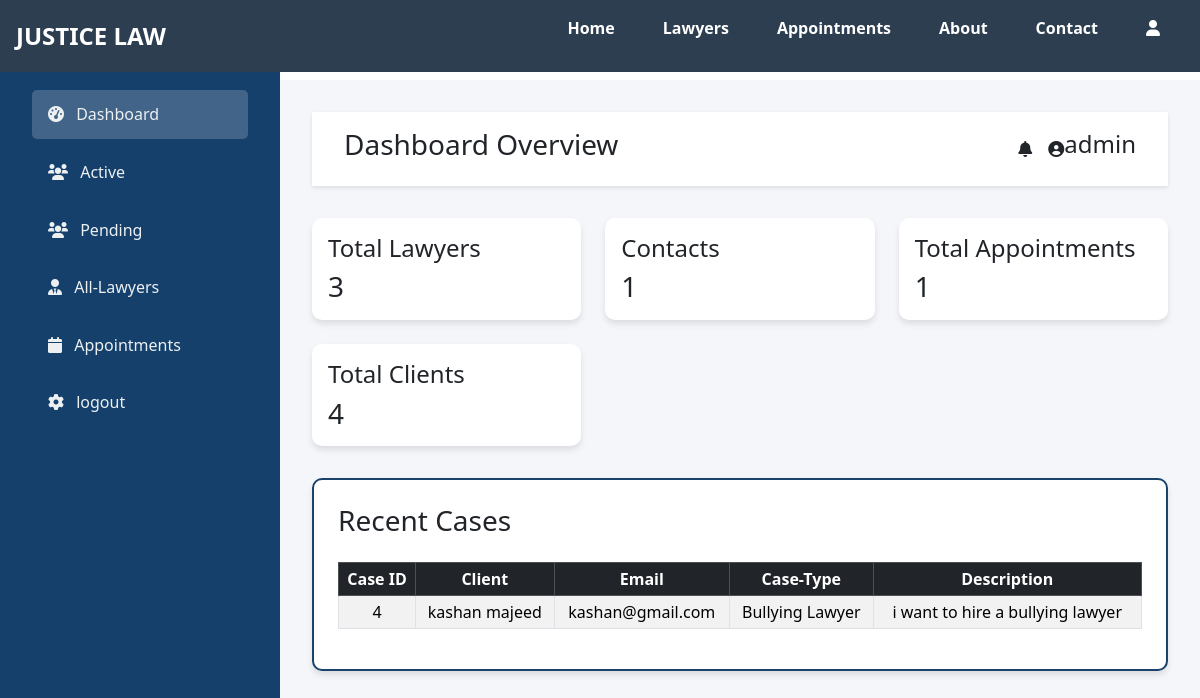
/admin-panel.php (signed in), run on an earlier commit of the app's database.
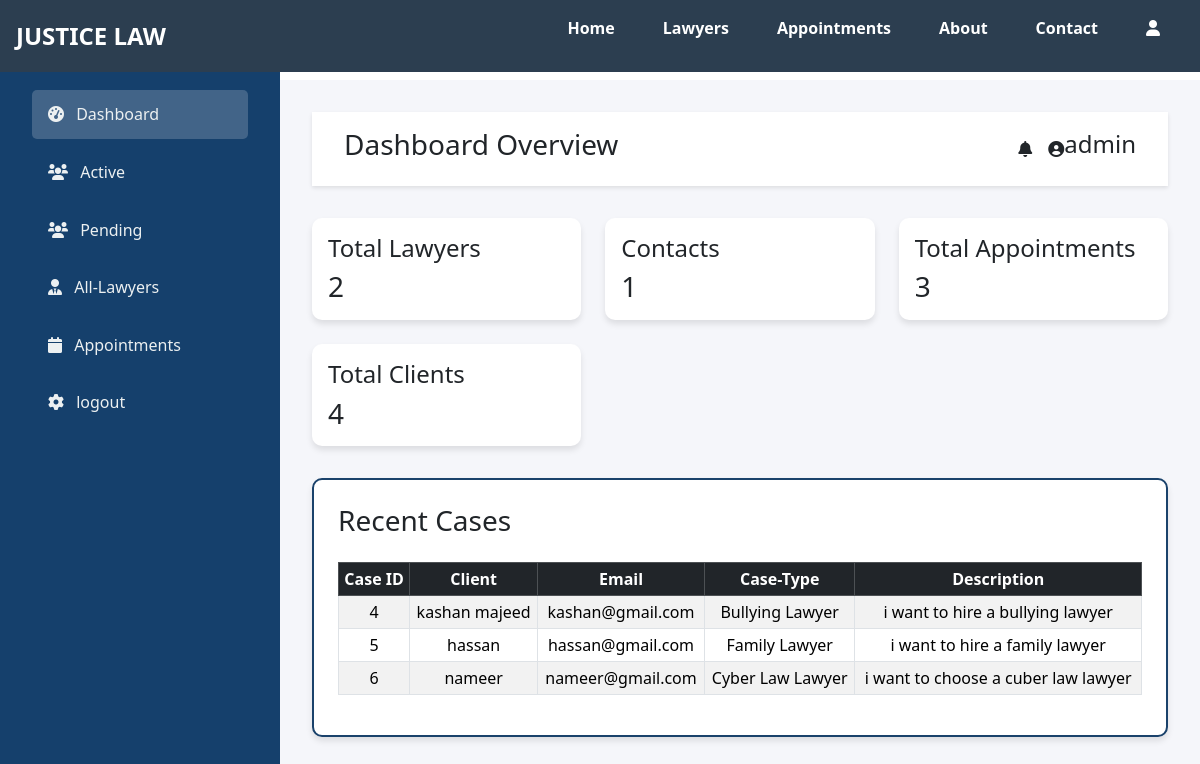
And on a later commit of the database.
### tables this page shows
CREATE TABLE `appointments` (
  `id` int(11) NOT NULL,
  `client_id` int(11) NOT NULL,
  `lawyer_id` int(11) NOT NULL,
  `name` varchar(55) NOT NULL,
  `email` varchar(55) NOT NULL,
  `password` int(11) NOT NULL,
  `lawyer_type` varchar(55) NOT NULL,
  `details` varchar(500) NOT NULL,
  `status` int(11) NOT NULL
);

### admin-panel.php (the view, shortened to what the changed rows need)
<!DOCTYPE html>
<html lang="en">
<head>
    <link href="https://cdn.jsdelivr.net/npm/bootstrap@5.3.2/dist/css/bootstrap.min.css" rel="stylesheet">
    <link href="https://cdnjs.cloudflare.com/ajax/libs/font-awesome/6.0.0/css/all.min.css" rel="stylesheet">
</head>
<body>
    <?php include 'navbar.php' ?>
    <div class="admin-container">
        <div class="admin-content">
            <div class="admin-header d-flex justify-content-between align-items-center">
                <div class="d-flex align-items-center g-2">
                    <i class="fas fa-bell me-3 "></i>
                    <i class="fas fa-user-circle"></i>
                    <h4><?php
                        include 'dbconnect.php';
                        $query = "SELECT * FROM `admin`;";
                        $exe = mysqli_query($conn,$query);
                        while($row = mysqli_fetch_assoc($exe)){
                            echo $row['name'];
                        }
                        ?></h4>
                </div>
            </div>
            <div class="stats-grid">
                <div class="stat-card">
                    <h4>Total Lawyers</h4>
                    <h3 class="mb-0">
                        <?php
                            include 'dbconnect.php';
                            $query = "SELECT * FROM lawyers";
                            $exe = mysqli_query($conn,$query);
                            $row = mysqli_num_rows($exe);
                            echo "$row"
                            ?>
                    </h3>
                </div>
                <div class="stat-card">
                    <h4>Total Appointments</h4>
                    <h3 class="mb-0">
                        <?php
                            include 'dbconnect.php';
                            $query = "SELECT * FROM appointments";
                            $exe = mysqli_query($conn,$query);
                            $row = mysqli_num_rows($exe);
                            echo "$row"
                            ?>
                    </h3>
                </div>
                <div class="stat-card">
                    <h4>Total Clients</h4>
                    <h3 class="mb-0"><?php
                    include 'dbconnect.php';
                    $query = "SELECT * FROM appointments";
                    $exe = mysqli_query($conn,$query);
                    $row = mysqli_fetch_assoc($exe);
                    echo "$row[id]"
                    ?></h3>
                </div>
            </div>
            <div class="vip-table">
                <table class="table table-striped table-bordered table-hover table-responsive table-sm">
                    <thead class="table-dark text-center align-middle ">
                        <tr>
                            <th>Case ID</th>
                            <th>Client</th>
                            <th>Email</th>
                            <th>Case-Type</th>
                            <th>Description</th>
                        </tr>
                    </thead>
                    <tbody class="text-center">
                        <?php
                        include 'dbconnect.php';
                        $query = "SELECT * FROM appointments";
                        $result = mysqli_query($conn, $query);
                        while ($row = mysqli_fetch_assoc($result)) {
                        ?>
                        <tr>
                            <td><?php echo $row['id']; ?></td>
                            <td><?php echo $row['name']; ?></td>
                            <td><?php echo $row['email']; ?></td>
                            <td><?php echo $row['lawyer_type']; ?></td>
                            <td><?php echo $row['details']; ?></td>
                        </tr>
                        <?php
                    }
                    ?>
                </tbody>
                </table>
            </div>
        </div>
    </div>
</body>
</html>

What changed in the data, as far as the page shows it:
added appointments: id "5", name "hassan", email "hassan@gmail.com", lawyer_type "Family Lawyer", details "i want to hire a family lawyer"
added appointments: id "6", name "nameer", email "nameer@gmail.com", lawyer_type "Cyber Law Lawyer", details "i want to choose a cuber law lawyer"
Also different on the page:
$row: "3" → "2"
$row: "1" → "3"
